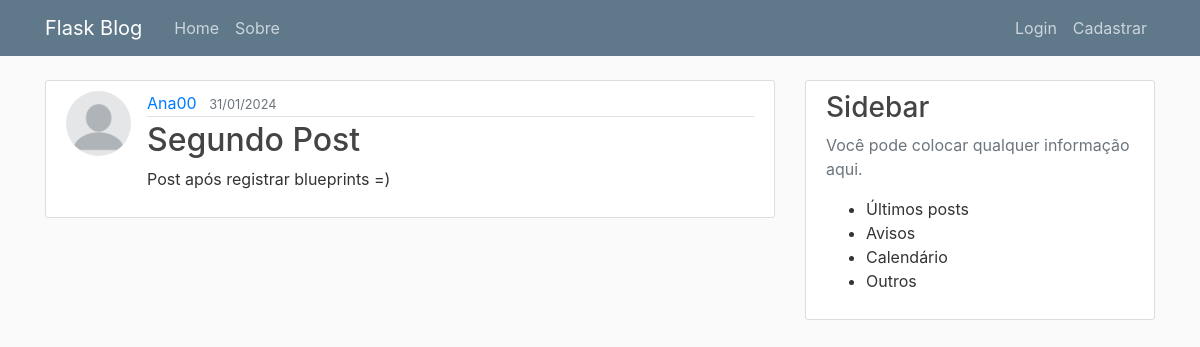
Screenshot of /post/20 with the database file from the repository.
### flaskblog/models.py (models this page shows, shortened)
class User(db.Model, UserMixin):
    id = db.Column(db.Integer, primary_key=True)
    username = db.Column(db.String(20), unique=True, nullable=False)
    email = db.Column(db.String(120), unique=True, nullable=False)
    image_file = db.Column(db.String(20), nullable=False, default='default.jpg')
    password = db.Column(db.String(60), nullable=False)
    posts = db.relationship('Post', backref='author', lazy=True)

class Post(db.Model):
    id = db.Column(db.Integer, primary_key=True)
    title = db.Column(db.String(100), nullable=False)
    date_posted = db.Column(db.DateTime, nullable=False, default=datetime.utcnow)
    content = db.Column(db.Text, nullable=False)
    user_id = db.Column(db.Integer, db.ForeignKey('user.id'), nullable=False)

### flaskblog/posts/routes.py (the view)
@posts.route("/post/<int:post_id>")
def post(post_id):
    post = Post.query.get_or_404(post_id)
    return render_template('post.html', title=post.title, post=post)

### flaskblog/templates/post.html (shortened to what this page needs)
{% extends 'layout.html' %}
{% block content %}
    <article class="media content-section">
        <img class="rounded-circle article-img" src="{{ url_for('static', filename='profile_pics/' + post.author.image_file) }}">
        <div class="media-body">
            <div class="article-metadata">
                <a class="mr-2" href="{{ url_for('users.user_post', username=post.author.username) }}">{{ post.author.username }}</a>
                <small class="text-muted">{{ post.date_posted.strftime('%d/%m/%Y') }}</small>
            </div>
            <h2 class="article-title">{{ post.title }}</h2>
            <p class="article-content">{{ post.content }}</p>
        </div>
    </article>
{% endblock content %}

### flaskblog/static/main.css (style rules this page uses)
body { background: #fafafa; color: #333333; margin-top: 5rem; }
h1, h2, h3, h4, h5, h6 { color: #444444; }
.content-section { background: #ffffff; padding: 10px 20px; border: 1px solid #dddddd; border-radius: 3px; margin-bottom: 20px; }
.article-title { color: #444444; }
.article-content { white-space: pre-line; }
.article-img { height: 65px; width: 65px; margin-right: 16px; }
.article-metadata { padding-bottom: 1px; margin-bottom: 4px; border-bottom: 1px solid #e3e3e3 }

### rows the page displays
User: image_file (placeholder picture), author.username "Ana00"
Post: date_posted "31/01/2024", title "Segundo Post", content "Post após registrar blueprints =)"
